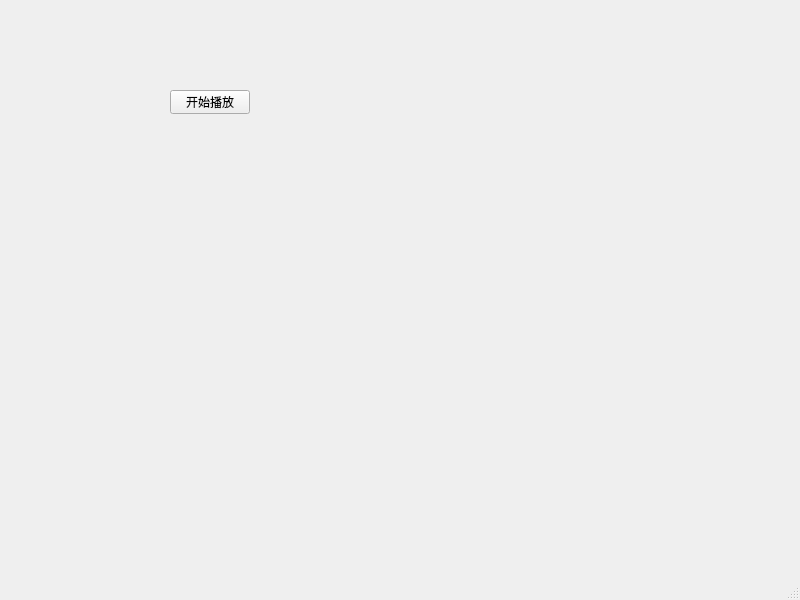
<?xml version="1.0" encoding="UTF-8"?>
<ui version="4.0">
 <class>MainWindow</class>
 <widget class="QMainWindow" name="MainWindow">
  <property name="geometry">
   <rect>
    <x>0</x>
    <y>0</y>
    <width>800</width>
    <height>600</height>
   </rect>
  </property>
  <property name="windowTitle">
   <string>MainWindow</string>
  </property>
  <widget class="QWidget" name="centralwidget">
   <widget class="QPushButton" name="playButton">
    <property name="geometry">
     <rect>
      <x>170</x>
      <y>90</y>
      <width>80</width>
      <height>24</height>
     </rect>
    </property>
    <property name="text">
     <string>开始播放</string>
    </property>
   </widget>
  </widget>
  <widget class="QMenuBar" name="menubar">
   <property name="geometry">
    <rect>
     <x>0</x>
     <y>0</y>
     <width>800</width>
     <height>24</height>
    </rect>
   </property>
  </widget>
  <widget class="QStatusBar" name="statusbar"/>
 </widget>
 <resources/>
 <connections/>
</ui>
